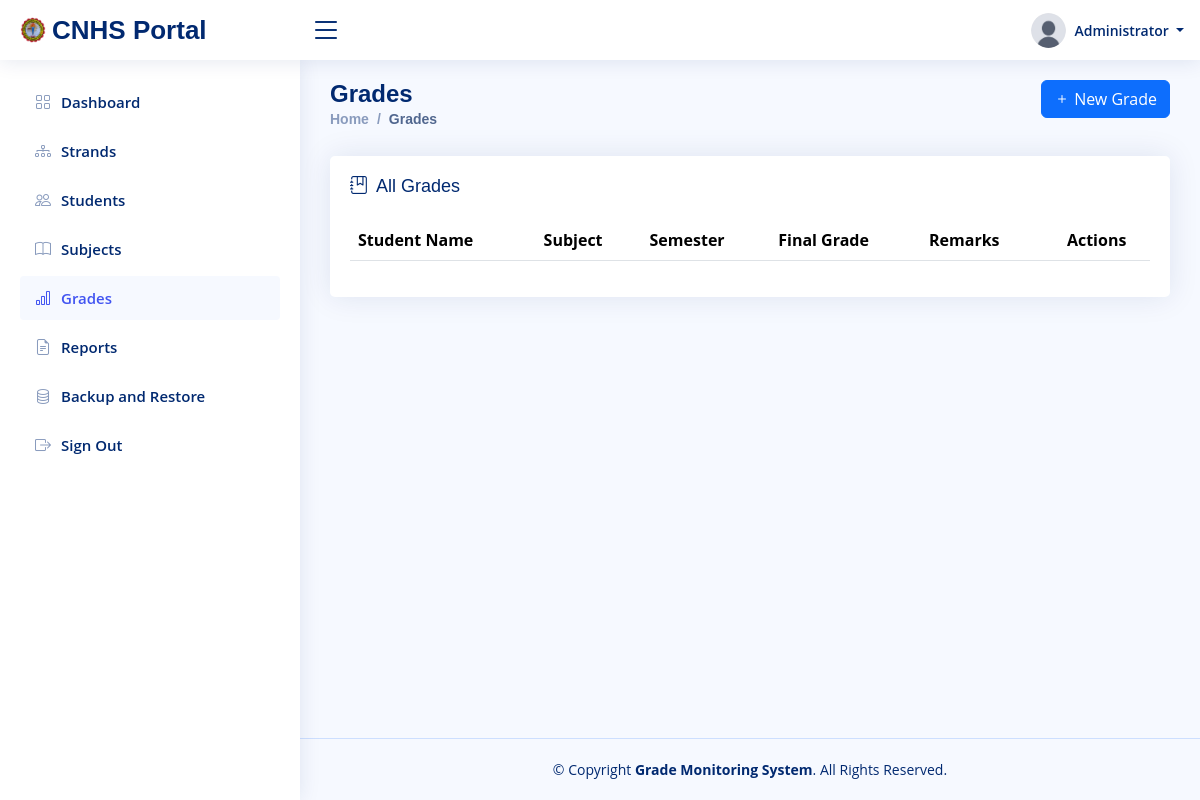
The app's page /grades (signed in), older data.
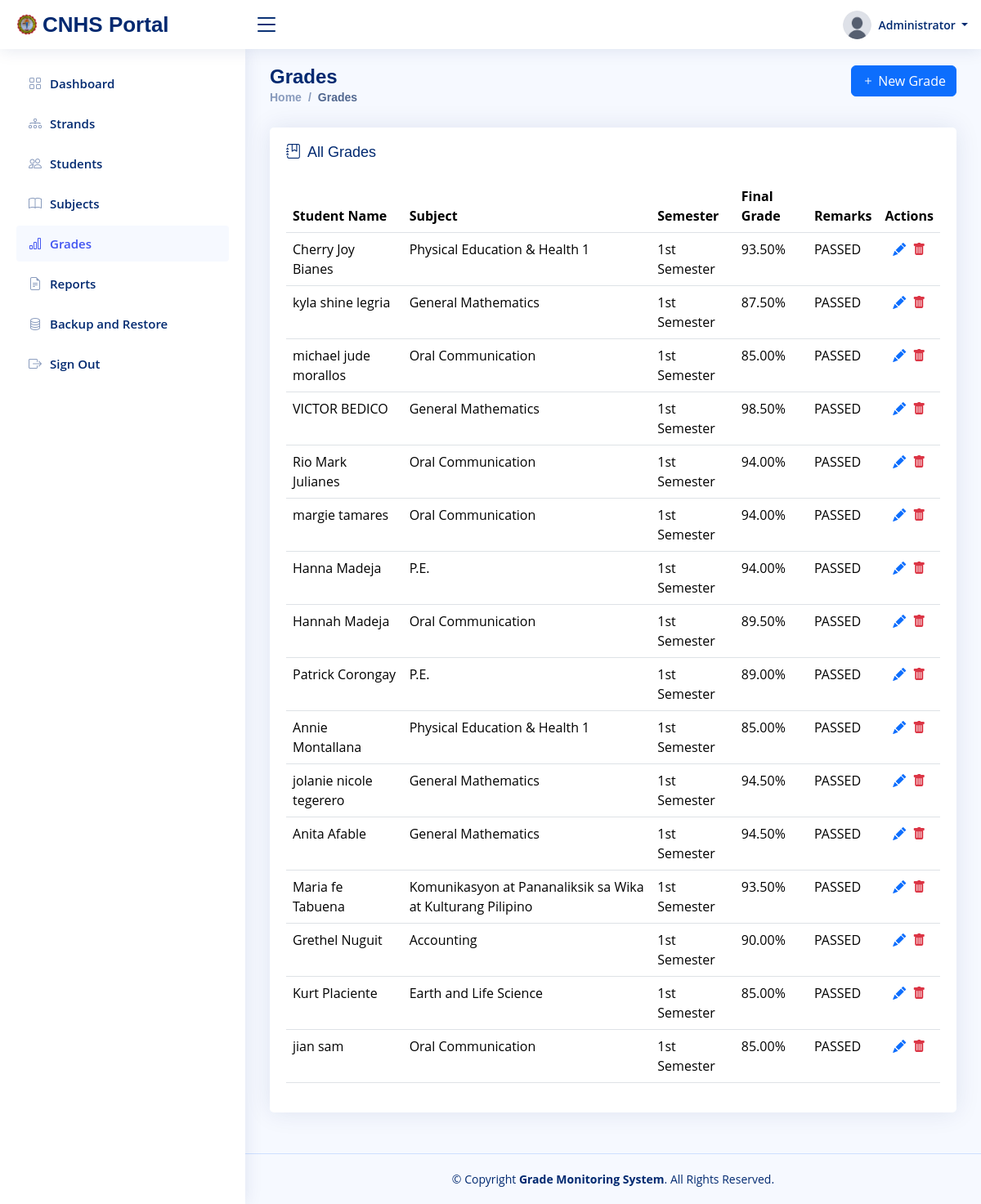
The same page, newer data.
### tables this page shows
CREATE TABLE `grades` (
  `id` int(11) NOT NULL AUTO_INCREMENT,
  `uuid` varchar(36) NOT NULL,
  `student_id` int(11) NOT NULL,
  `subject_id` int(11) NOT NULL,
  `quarter_1` decimal(5,2) DEFAULT NULL,
  `quarter_2` decimal(5,2) DEFAULT NULL,
  `quarter_3` decimal(5,2) DEFAULT NULL,
  `quarter_4` decimal(5,2) DEFAULT NULL,
  `final_grade` decimal(5,2) DEFAULT NULL,
  `remarks` varchar(20) DEFAULT NULL,
  `created_at` datetime NOT NULL,
  `updated_at` datetime NOT NULL,
  PRIMARY KEY (`id`),
  UNIQUE KEY `uuid` (`uuid`),
  UNIQUE KEY `student_id` (`student_id`,`subject_id`),
  KEY `subject_id` (`subject_id`),
  CONSTRAINT `grades_ibfk_1` FOREIGN KEY (`student_id`) REFERENCES `students` (`id`) ON DELETE CASCADE ON UPDATE CASCADE,
  CONSTRAINT `grades_ibfk_2` FOREIGN KEY (`subject_id`) REFERENCES `subjects` (`id`) ON DELETE CASCADE ON UPDATE CASCADE
);

CREATE TABLE `subjects` (
  `id` int(11) NOT NULL AUTO_INCREMENT,
  `uuid` varchar(36) NOT NULL,
  `name` varchar(100) NOT NULL,
  `category` enum('core','applied and specialized') NOT NULL,
  `grade_level` enum('11','12') DEFAULT NULL,
  `strand_id` int(11) DEFAULT NULL,
  `created_at` datetime NOT NULL,
  `updated_at` datetime NOT NULL,
  PRIMARY KEY (`id`),
  UNIQUE KEY `uuid` (`uuid`),
  KEY `strand_id` (`strand_id`),
  CONSTRAINT `subjects_ibfk_1` FOREIGN KEY (`strand_id`) REFERENCES `strands` (`id`) ON DELETE SET NULL ON UPDATE CASCADE
);

### config/database.php (called while the page is built, shortened)
<?php
class Database
{
    private $host = 'localhost';
    private $dbname = 'u474266573_gms';
    private $username = 'u474266573_user_gms';
    private $password = 'Z;cc#>0h6|Nt';
    private $connection = null;
    public function __construct()
    {
        $this->insert_admin_data();
    }
    private function connect()
    {
        $this->connection = new mysqli($this->host, $this->username, $this->password);
    }
    private function create_database()
    {
        $sql = "CREATE DATABASE IF NOT EXISTS " . $this->dbname;
    }
    private function select_database()
    {
        $this->connection->select_db($this->dbname);
    }
    private function create_users_table()
    {
        $sql = "CREATE TABLE IF NOT EXISTS users (
            id INT(11) AUTO_INCREMENT PRIMARY KEY,
            uuid VARCHAR(36) NOT NULL UNIQUE,
            name VARCHAR(100) NOT NULL,
            username VARCHAR(50) NOT NULL UNIQUE,
            password VARCHAR(255) NOT NULL,
            image VARCHAR(50) NOT NULL,
            user_type VARCHAR(20) NOT NULL,
            created_at DATETIME NOT NULL,
            updated_at DATETIME NOT NULL
        )";
    }
    private function create_students_table()
    {
        $sql = "CREATE TABLE IF NOT EXISTS students (
            id INT(11) AUTO_INCREMENT PRIMARY KEY,
            uuid VARCHAR(36) NOT NULL UNIQUE,
            account_id INT(11) NOT NULL UNIQUE,
            lrn VARCHAR(12) NOT NULL UNIQUE,
            strand_id INT(11) NOT NULL,
            grade_level ENUM('11', '12') NOT NULL,
            section VARCHAR(20) NOT NULL,
            first_name VARCHAR(50) NOT NULL,
            middle_name VARCHAR(50),
            last_name VARCHAR(50) NOT NULL,
            birthday DATE NOT NULL,
            sex ENUM('Male', 'Female') NOT NULL,
            email VARCHAR(100) NOT NULL UNIQUE,
            address VARCHAR(255) NOT NULL,
            created_at DATETIME NOT NULL,
            updated_at DATETIME NOT NULL,
            FOREIGN KEY (strand_id) REFERENCES strands(id)
                ON DELETE RESTRICT
                ON UPDATE CASCADE,
            FOREIGN KEY (account_id) REFERENCES users(id)
                ON DELETE CASCADE
                ON UPDATE CASCADE
        )";
    }
    private function create_strands_table()
    {
        $sql = "CREATE TABLE IF NOT EXISTS strands (
            id INT(11) AUTO_INCREMENT PRIMARY KEY,
            uuid VARCHAR(36) NOT NULL UNIQUE,
            code VARCHAR(10) NOT NULL UNIQUE,
            name VARCHAR(100) NOT NULL,
            description TEXT,
            created_at DATETIME NOT NULL,
            updated_at DATETIME NOT NULL
        )";
    }
    private function create_subjects_table()
    {
        $sql = "CREATE TABLE IF NOT EXISTS subjects (
            id INT(11) AUTO_INCREMENT PRIMARY KEY,
            uuid VARCHAR(36) NOT NULL UNIQUE,
            name VARCHAR(100) NOT NULL,
            category ENUM('core', 'applied and specialized') NOT NULL,
            grade_level ENUM('11', '12'),
            strand_id INT(11),
            created_at DATETIME NOT NULL,
            updated_at DATETIME NOT NULL,
            FOREIGN KEY (strand_id) REFERENCES strands(id)
                ON DELETE SET NULL
                ON UPDATE CASCADE
        )";
    }
    private function create_grades_table()
    {
        $sql = "CREATE TABLE IF NOT EXISTS grades (
            id INT(11) AUTO_INCREMENT PRIMARY KEY,
            uuid VARCHAR(36) NOT NULL UNIQUE,
            student_id INT(11) NOT NULL,
            subject_id INT(11) NOT NULL,
            quarter_1 DECIMAL(5,2) DEFAULT NULL,
            quarter_2 DECIMAL(5,2) DEFAULT NULL,
            quarter_3 DECIMAL(5,2) DEFAULT NULL,
            quarter_4 DECIMAL(5,2) DEFAULT NULL,
            final_grade DECIMAL(5,2) DEFAULT NULL,
            remarks VARCHAR(20) DEFAULT NULL,
            created_at DATETIME NOT NULL,
            updated_at DATETIME NOT NULL,
            UNIQUE(student_id, subject_id), -- No duplicate grades for the same subject in the same year
            FOREIGN KEY (student_id) REFERENCES students(id)
                ON DELETE CASCADE
                ON UPDATE CASCADE,
            FOREIGN KEY (subject_id) REFERENCES subjects(id)
                ON DELETE CASCADE
                ON UPDATE CASCADE
        )";
    }
    private function create_logs_table()
    {
        $sql = "CREATE TABLE IF NOT EXISTS logs (
            id INT(11) AUTO_INCREMENT PRIMARY KEY,
            uuid VARCHAR(36) NOT NULL UNIQUE,
            user_id INT(11) NOT NULL,
            activity TEXT NOT NULL,
            created_at DATETIME NOT NULL,
            updated_at DATETIME NOT NULL,
            FOREIGN KEY (user_id) REFERENCES users(id)
                ON DELETE CASCADE
                ON UPDATE CASCADE
        )";
    }
    private function insert_admin_data()
    {
        $is_admin_exists = $this->select_one("users", "id", "1");
    }
    public function select_one($table, $condition_column, $condition_value)
    {
        $sql = "SELECT * FROM $table WHERE $condition_column = ? LIMIT 1";
        $stmt = $this->connection->prepare($sql);
        $stmt->bind_param("s", $condition_value);
        $stmt->execute();
        return $stmt->get_result()->fetch_assoc();
    }
    public function run_custom_query($custom_sql)
    {
        $stmt = $this->connection->prepare($custom_sql);
        if (!$stmt->execute()) {
            return false;
        }
        $result = $stmt->get_result();
        if ($result) {
            return $result->fetch_all(MYSQLI_ASSOC);
        }
        return true;
    }
}

### views/pages/grades.php (the view, shortened to what the changed rows need)
<?php include_once "views/pages/templates/header.php" ?>
<main id="main" class="main">
    <div class="pagetitle">
        <div class="row">
            <div class="col-6">
                <h1>Grades</h1>
            </div>
        </div>
    </div>
    <section class="section">
        <div class="row">
            <div class="col-lg-12">
                <div class="card">
                    <div class="card-body">
                        <table class="table datatable">
                            <thead>
                                <tr>
                                    <th>Student Name</th>
                                    <th>Subject</th>
                                    <th>Semester</th>
                                    <th>Final Grade</th>
                                    <th>Remarks</th>
                                    <th class="text-center">Actions</th>
                                </tr>
                            </thead>
                            <tbody>
                                <?php
                                $grades = $db->run_custom_query("
                                    SELECT
                                        grades.id,
                                        CONCAT(students.first_name, ' ', students.last_name) AS student_name,
                                        subjects.name AS subject_name,
                                        grades.quarter_1, grades.quarter_2, grades.quarter_3, grades.quarter_4,
                                        grades.final_grade,
                                        grades.remarks
                                    FROM grades
                                    JOIN students ON grades.student_id = students.id
                                    JOIN subjects ON grades.subject_id = subjects.id
                                    ORDER BY grades.id DESC
                                ");
                                ?>
                                <?php if ($grades): ?>
                                    <?php foreach ($grades as $grade): ?>
                                        <?php
                                        $q1 = floatval($grade['quarter_1']);
                                        $q2 = floatval($grade['quarter_2']);
                                        $q3 = floatval($grade['quarter_3']);
                                        $q4 = floatval($grade['quarter_4']);
                                        $semester = "";
                                        if (($q1 > 0 || $q2 > 0) && !($q3 > 0 || $q4 > 0)) {
                                            $semester = "1st Semester";
                                        } else {
                                            $semester = "Mixed / N/A";
                                            $average = null;
                                        }
                                        $final_grade_display = ($grade["final_grade"] == "0.00" || $grade["final_grade"] == "") ? "Not Yet Available" : htmlspecialchars(number_format($grade["final_grade"], 2) . "%");
                                        $remarks_display = ($grade["remarks"] == "") ? "Not Yet Available" : htmlspecialchars($grade["remarks"]);
                                        ?>
                                        <tr>
                                            <td><?= htmlspecialchars($grade["student_name"]) ?></td>
                                            <td><?= htmlspecialchars($grade["subject_name"]) ?></td>
                                            <td><?= htmlspecialchars($semester) ?></td>
                                            <td><?= $final_grade_display ?></td>
                                            <td><?= $remarks_display ?></td>
                                            <td class="text-center">
                                                <i class="bi bi-pencil-fill text-primary me-1 update_grade_btn" role="button" data-id="<?= $grade['id'] ?>"></i>
                                                <i class="bi bi-trash-fill text-danger delete_grade_btn" role="button" data-id="<?= $grade['id'] ?>"></i>
                                            </td>
                                        </tr>
                                    <?php endforeach ?>
                                <?php endif ?>
                            </tbody>
                        </table>
                    </div>
                </div>
            </div>
        </div>
    </section>
</main>
<?php include_once "views/pages/templates/footer.php" ?>

Row changes from the older to the newer data that the page shows:
added grades: student_name "Cherry Joy Bianes", subject.name "Physical Education & Health 1", semester "1st Semester", final_grade "93.50%", remarks "PASSED"
added grades: student_name "kyla shine legria", subject.name "General Mathematics", semester "1st Semester", final_grade "87.50%", remarks "PASSED"
added grades: student_name "michael jude morallos", subject.name "Oral Communication", semester "1st Semester", final_grade "85.00%", remarks "PASSED"
added grades: student_name "VICTOR BEDICO", subject.name "General Mathematics", semester "1st Semester", final_grade "98.50%", remarks "PASSED"
added grades: student_name "Rio Mark Julianes", subject.name "Oral Communication", semester "1st Semester", final_grade "94.00%", remarks "PASSED"
added grades: student_name "margie tamares", subject.name "Oral Communication", semester "1st Semester", final_grade "94.00%", remarks "PASSED"
added grades: student_name "Hanna Madeja", subject.name "P.E.", semester "1st Semester", final_grade "94.00%", remarks "PASSED"
added grades: student_name "Hannah Madeja", subject.name "Oral Communication", semester "1st Semester", final_grade "89.50%", remarks "PASSED"
added grades: student_name "Patrick Corongay", subject.name "P.E.", semester "1st Semester", final_grade "89.00%", remarks "PASSED"
added grades: student_name "Annie Montallana", subject.name "Physical Education & Health 1", semester "1st Semester", final_grade "85.00%", remarks "PASSED"
added grades: student_name "jolanie nicole tegerero", subject.name "General Mathematics", semester "1st Semester", final_grade "94.50%", remarks "PASSED"
added grades: student_name "Anita Afable", subject.name "General Mathematics", semester "1st Semester", final_grade "94.50%", remarks "PASSED"
added grades: student_name "Maria fe Tabuena", subject.name "Komunikasyon at Pananaliksik sa Wika at Kulturang Pilipino", semester "1st Semester", final_grade "93.50%", remarks "PASSED"
added grades: student_name "Grethel Nuguit", subject.name "Accounting", semester "1st Semester", final_grade "90.00%", remarks "PASSED"
added grades: student_name "Kurt Placiente", subject.name "Earth and Life Science", semester "1st Semester", final_grade "85.00%", remarks "PASSED"
added grades: student_name "jian sam", subject.name "Oral Communication", semester "1st Semester", final_grade "85.00%", remarks "PASSED"
